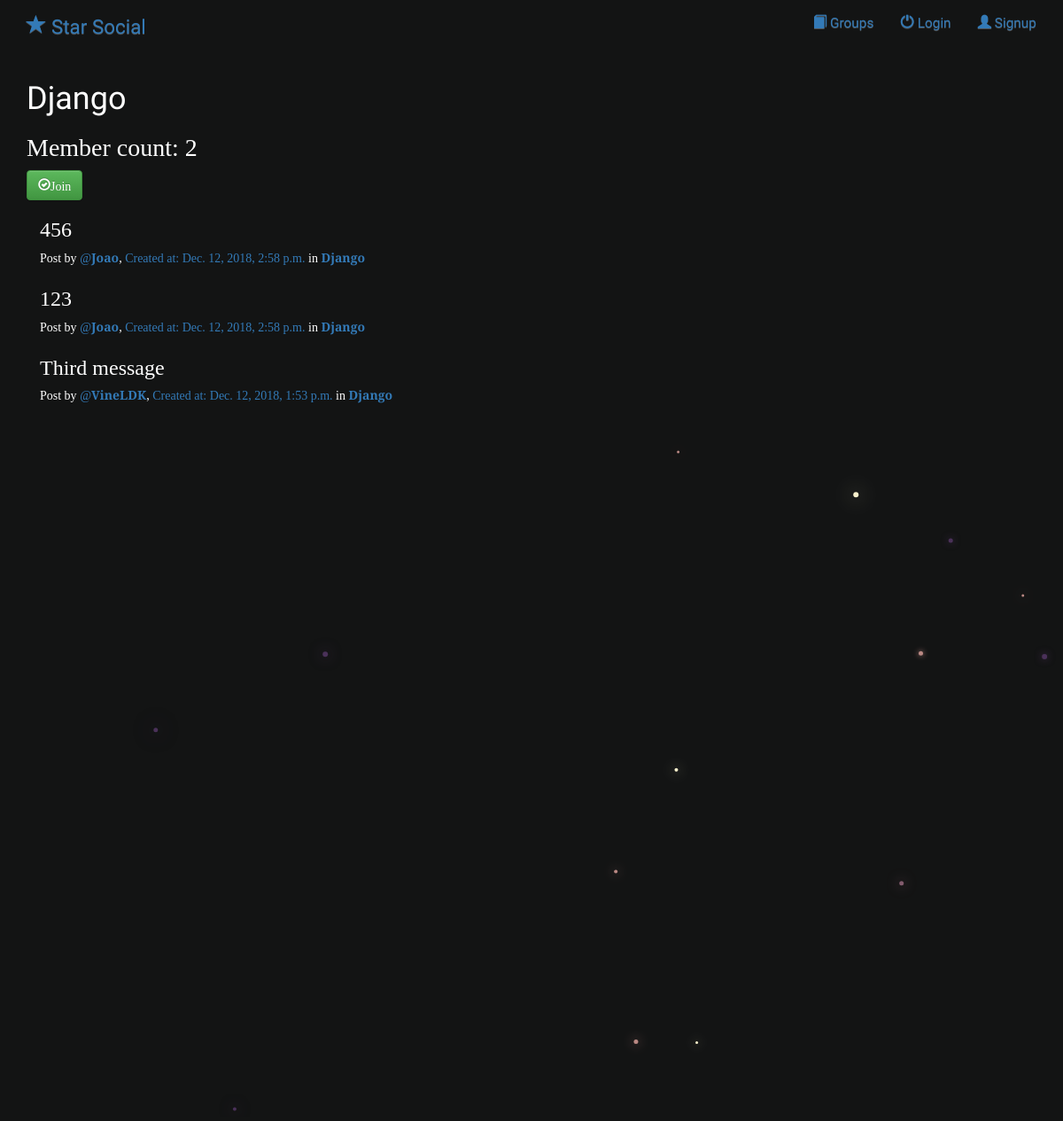
Screenshot of /groups/posts/in/django/ with the database file from the repository.
### groups/models.py (models this page shows, shortened)
class Group(models.Model):
  name = models.CharField(max_length=255, unique= True)
  slug = models.SlugField(allow_unicode= True, unique = True)
  description = models.TextField(blank = True, default ='')
  description_html = models.TextField(editable= False, default = '', blank= True)
  member = models.ManyToManyField(User, through='GroupMember')
  class Meta:
    ordering = ['name']

### posts/models.py (models this page shows, shortened)
class Post(models.Model):
    user = models.ForeignKey(User, related_name="posts")
    created_at = models.DateTimeField(auto_now=True)
    message = models.TextField()
    message_html = models.TextField(editable=False)
    group = models.ForeignKey(Group, related_name="posts",null=True, blank=True)
    class Meta:
        ordering = ["-created_at"]
        unique_together = ["user", "message"]

### groups/views.py (the view)
# urls.py: url(r'posts/in/(?P<slug>[-\w]+)/$', views.SingleGroup.as_view(), name='single'),
class SingleGroup(generic.DetailView):
  model = Group

### groups/templates/groups/group_detail.html
{% extends "groups/group_base.html" %}
{% block pregroup %}
<h1>{{ group.name }}</h1>
<h2>Member count: {{group.member.count}}</h2>
<div class="content">
    {% if user in group.member.all %}
      <a href="{% url 'groups:leave' slug=group.slug %}"  class="btn button-lg btn-fill btn-danger"><span class="glyphicon glyphicon-remove-circle">Leave</span></a>
    {% else %}
      <a href="{% url 'groups:join' slug=group.slug %}" class="btn button-lg btn-fill btn-success"><span class="glyphicon glyphicon-ok-circle">Join</span></a>
    {% endif %}
</div>
{% endblock pregroup %}
{% block group_content %}
<div class="col-md-8">
{% if group.posts.count == 0 %}
  <h2>No posts in this group yet!</h2>
{% else %}
  {% for post in group.posts.all %}
    {% include "posts/_post.html" %}
  {% endfor %}
{% endif %}
</div>
{% endblock group_content %}

### posts/templates/posts/_post.html (shortened to what this page needs)
<div class="post-media">
  <h3>{{post.message_html|safe}}</h3>
  <div class="media-body">
    <h5 class="media-heading">
    <span class="username">
      Post by<a href="{% url 'posts:for_user' username=post.user.username %}"> @<strong>{{ post.user.username }}</strong></a>,
    </span>
    <time class="time">
      <a href="{% url 'posts:single' username=post.user.username pk=post.pk %}"> Created at: {{ post.created_at }}</a>
    </time>
    {% if post.group %}
    <span class="group-name">in <a href="{% url 'groups:single' slug=post.group.slug %}"><strong>{{ post.group.name }}</strong></a></span>
    {% endif %}
    </h5>
  </div>
</div>

### static/simplesocial/css/master.css (style rules this page uses)
body { margin: 0; overflow: hidden; background-color: #131414; color:white; font-family: 'Open Sans Condensed', sans-serif; }
h2 { font-family: 'PT Serif', serif; font-size: 2.0em; }
.post-media { font-family: 'PT Serif', serif; }

### rows the page displays
Group: name "Django", member.count "2"
Post: message_html "456", user.username "Joao", created_at "Dec. 12, 2018, 2:58 p.m.", group.name "Django"
Post: message_html "123", user.username "Joao", created_at "Dec. 12, 2018, 2:58 p.m.", group.name "Django"
Post: message_html "Third message", user.username "VineLDK", created_at "Dec. 12, 2018, 1:53 p.m.", group.name "Django"
